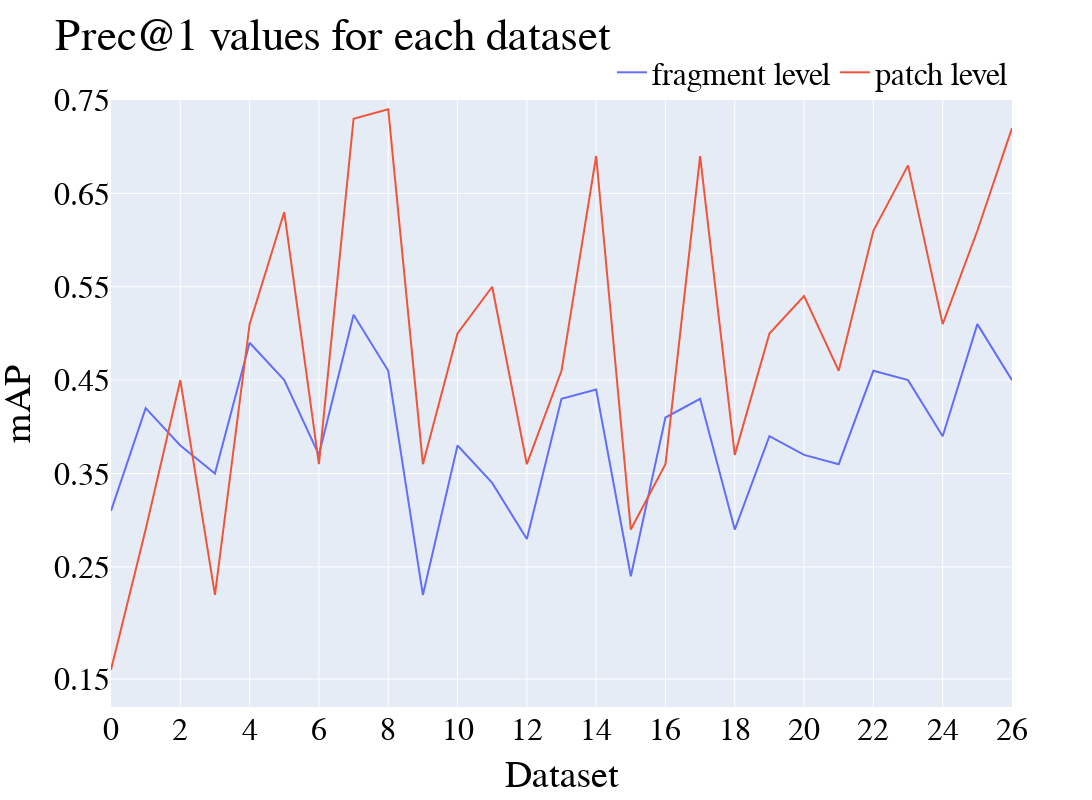

This figure's notebook cell:
### Code cell
frames = [df_acc_image, df_acc_patches]
df = pd.concat(frames)

fig = px.line(df,
              x="dataset",
              y="value",
              color='type',
            title='Prec@1 values for each dataset',
              width=1200, height=800)


fig.update_layout(
  xaxis = dict(
        title = 'Dataset',
        tickmode = 'array',
    tickvals = [0,2, 4, 6,8, 10,12,14,16,18,20,22,24,26],
        ticktext = [0,2, 4, 6,8, 10,12,14,16,18,20,22,24,26]
    ),
    yaxis = dict(
        title = 'mAP',
      tickmode = 'array',
            range=[0.1, 0.75],
    tickvals = [0.13, 0.25, 0.35, 0.45, 0.55, 0.65,0.75],
        ticktext = [0.15, 0.25, 0.35, 0.45, 0.55, 0.65,0.75],
    ),
    font=dict(family="Serif",size=32,color='black'),
    legend=dict(title='', orientation="h",
    yanchor="bottom",
    y=1.0,
    xanchor="right",
    x=1))
    


fig.write_image("images/top_1_final.pdf")
fig.show()

### Figure 1 — Plotly figure (JSON) as saved in the notebook; plotly's stock layout.template omitted (floating-point values rounded to 4 significant figures)
{"data": [{"hovertemplate": "type=fragment level<br>dataset=%{x}<br>value=%{y}<extra></extra>", "legendgroup": "fragment level", "line": {"color": "#636efa", "dash": "solid"}, "marker": {"symbol": "circle"}, "mode": "lines", "name": "fragment level", "orientation": "v", "showlegend": true, "type": "scatter", "x": ["0_base_line_small", "1_baseline_small_big", "2_baseline_small_bigger", "3_baseline_medium_small", "4_baseline_medium_big", "5_baseline_medium_bigger", "6_baseline_big_small", "7_baseline_big_big", "8_baseline_big_bigger", "9_mean_small_small", "10_mean_small_big", "11_mean_small_bigger", "12_mean_medium_small", "13_mean_medium_big", "14_mean_medium_bigger", "15_mean_big_small", "16_mean_big_big", "17_mean_big_bigger", "18_text_small_small", "19_text_small_big", "20_text_small_bigger", "21_text_medium_small", "22_text_medium_big", "23_text_medium_bigger", "24_text_big_small", "25_text_big_big", "26_text_big_bigger"], "xaxis": "x", "y": [0.31, 0.42, 0.38, 0.35, 0.49, 0.45, 0.37, 0.52, 0.46, 0.22, 0.38, 0.34, 0.28, 0.43, 0.44, 0.24, 0.41, 0.43, 0.29, 0.39, 0.37, 0.36, 0.46, 0.45, 0.39, 0.51, 0.45], "yaxis": "y"}, {"hovertemplate": "type=patch level<br>dataset=%{x}<br>value=%{y}<extra></extra>", "legendgroup": "patch level", "line": {"color": "#EF553B", "dash": "solid"}, "marker": {"symbol": "circle"}, "mode": "lines", "name": "patch level", "orientation": "v", "showlegend": true, "type": "scatter", "x": ["0_base_line_small", "1_baseline_small_big", "2_baseline_small_bigger", "3_baseline_medium_small", "4_baseline_medium_big", "5_baseline_medium_bigger", "6_baseline_big_small", "7_baseline_big_big", "8_baseline_big_bigger", "9_mean_small_small", "10_mean_small_big", "11_mean_small_bigger", "12_mean_medium_small", "13_mean_medium_big", "14_mean_medium_bigger", "15_mean_big_small", "16_mean_big_big", "17_mean_big_bigger", "18_text_small_small", "19_text_small_big", "20_text_small_bigger", "21_text_medium_small", "22_text_medium_big", "23_text_medium_bigger", "24_text_big_small", "25_text_big_big", "26_text_big_bigger"], "xaxis": "x", "y": [0.14, 0.29, 0.45, 0.22, 0.51, 0.63, 0.36, 0.73, 0.74, 0.36, 0.5, 0.55, 0.36, 0.46, 0.69, 0.29, 0.36, 0.69, 0.37, 0.5, 0.54, 0.46, 0.61, 0.68, 0.51, 0.61, 0.72], "yaxis": "y"}], "layout": {"font": {"color": "black", "family": "Serif", "size": 32}, "height": 800, "legend": {"orientation": "h", "title": {"text": ""}, "tracegroupgap": 0, "x": 1, "xanchor": "right", "y": 1, "yanchor": "bottom"}, "title": {"text": "Prec@1 values for each dataset"}, "width": 1200, "xaxis": {"anchor": "y", "autorange": true, "domain": [0, 1], "range": [0, 26], "tickmode": "array", "ticktext": [0, 2, 4, 6, 8, 10, 12, 14, 16, 18, 20, 22, 24, 26], "tickvals": [0, 2, 4, 6, 8, 10, 12, 14, 16, 18, 20, 22, 24, 26], "title": {"text": "Dataset"}, "type": "category"}, "yaxis": {"anchor": "x", "domain": [0, 1], "range": [0.1, 0.75], "tickmode": "array", "ticktext": [0.15, 0.25, 0.35, 0.45, 0.55, 0.65, 0.75], "tickvals": [0.13, 0.25, 0.35, 0.45, 0.55, 0.65, 0.75], "title": {"text": "mAP"}, "type": "linear"}}}
